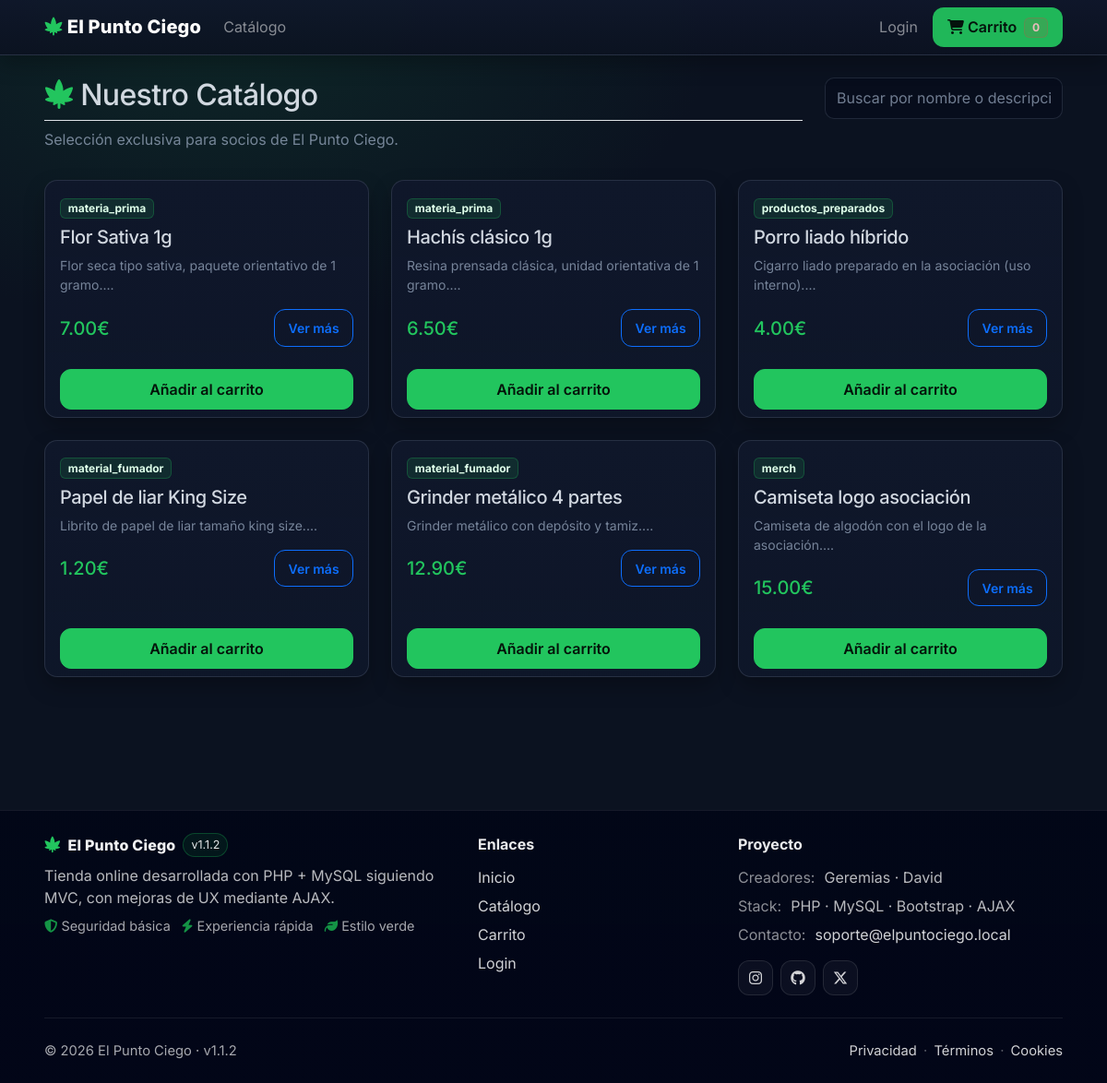
Screenshot of /index.php?c=product_list&a=index with the database file from the repository.
### tables this page shows
CREATE TABLE products (
    id INT AUTO_INCREMENT,
    category_id INT NOT NULL,
    supplier_id INT NULL,
    name VARCHAR(255) NOT NULL,
    description TEXT,
    price DECIMAL(10,2) NOT NULL,
    is_active TINYINT(1) NOT NULL DEFAULT 1,
    date_create DATETIME NOT NULL DEFAULT CURRENT_TIMESTAMP,
    last_date DATETIME NULL,
    CONSTRAINT pk_products PRIMARY KEY (id),
    CONSTRAINT fk_products_category
        FOREIGN KEY (category_id) REFERENCES categories(id)
        ON DELETE RESTRICT ON UPDATE CASCADE,
    CONSTRAINT fk_products_supplier
        FOREIGN KEY (supplier_id) REFERENCES suppliers(id)
        ON DELETE SET NULL ON UPDATE CASCADE
);

CREATE TABLE categories (
    id INT AUTO_INCREMENT,
    name VARCHAR(255) NOT NULL,
    parent_id INT NULL,
    image VARCHAR(255),
    tax_id INT NULL,
    date_create DATETIME NOT NULL DEFAULT CURRENT_TIMESTAMP,
    last_date DATETIME NULL,
    CONSTRAINT pk_categories PRIMARY KEY (id),
    CONSTRAINT fk_categories_parent
        FOREIGN KEY (parent_id) REFERENCES categories(id)
        ON DELETE SET NULL ON UPDATE CASCADE,
    CONSTRAINT fk_categories_tax
        FOREIGN KEY (tax_id) REFERENCES taxes(id)
        ON DELETE SET NULL ON UPDATE CASCADE
);

### controller/product_list_controller.php (called while the page is built, shortened)
<?php
require_once 'model/ProductModel.php';
class ProductListController {
    public function index() {
        $model = new ProductModel();
        $q = $_GET['q'] ?? '';
        $categoryId = isset($_GET['category']) ? (int)$_GET['category'] : null;
        if (($categoryId !== null && $categoryId > 0) || trim($q) !== '') {
            $products = $model->searchActive($q, $categoryId);
        } else {
            $products = $model->getAllActive();
        }
        require 'views/product_list.php';
        $viewContent = ob_get_clean();
        require 'views/layouts/main.php';
    }
}

### model/conectaDB.php (called while the page is built, shortened)
<?php
class DB {
	protected static $instance;
	public static function getInstance() {
		if(empty(self::$instance)) {
			$db_info = array(
				"db_host" => "localhost",
				"db_port" => "3306",
				"db_user" => "root",
				"db_pass" => "",
				"db_name" => "el_punto_ciego"
            );
			try {
				self::$instance = new PDO("mysql:host=".$db_info['db_host'].';port='.$db_info['db_port'].';dbname='.$db_info['db_name'], $db_info['db_user'], $db_info['db_pass']);
				self::$instance->setAttribute(PDO::ATTR_ERRMODE, PDO::ERRMODE_SILENT);
				self::$instance->query('SET NAMES utf8');
				self::$instance->query('SET CHARACTER SET utf8');
			} catch(PDOException $error) {
				echo $error->getMessage();
			}
		}
		return self::$instance;
	}
}
?>

### model/ProductModel.php (called while the page is built, shortened)
<?php
require_once 'model/conectaDB.php';
class ProductModel {
    private $db;
    public function __construct() {
        $this->db = DB::getInstance();
    }
    public function getAllActive() {
        $sql = "SELECT
                    p.*,
                    c.name AS category_name,
                    COALESCE(s.cantidad, 0) AS stock_qty,
                    t.name AS tax_name,
                    t.rate_iva AS tax_rate
                FROM products p
                INNER JOIN categories c ON p.category_id = c.id
                LEFT JOIN stock s ON s.product_id = p.id
                LEFT JOIN taxes t ON c.tax_id = t.id
                WHERE p.is_active = 1";
        $stmt = $this->db->prepare($sql);
        $stmt->execute();
        return $stmt->fetchAll(PDO::FETCH_ASSOC);
    }
}

### views/partials/product_card.php (the view)
<div class="col-md-4 mb-4">
    <div class="card h-100 shadow-sm">
        <div class="card-body">
            <span class="badge bg-info text-dark mb-2"><?php echo $product['category_name']; ?></span>
            <h5 class="card-title"><?php echo $product['name']; ?></h5>
            <p class="card-text text-muted small">
                <?php echo substr($product['description'], 0, 80) . '...'; ?>
            </p>
            <div class="d-flex justify-content-between align-items-center">
                <span class="h5 mb-0 text-success"><?php echo number_format($product['price'], 2); ?>€</span>
                <a href="index.php?c=product_show&a=index&id=<?php echo $product['id']; ?>" class="btn btn-outline-primary btn-sm">Ver más</a>
            </div>
        </div>
        <?php $outOfStock = ((int)$product['stock_qty'] <= 0); ?>
        <div class="card-footer bg-transparent border-top-0">
            <?php if ($outOfStock): ?>
                <button class="btn btn-secondary w-100" disabled>
                    Sin stock
                </button>
            <?php else: ?>
                <a href="index.php?c=cart&a=add&id=<?php echo (int)$product['id']; ?>"
                    class="btn btn-success w-100 js-add-to-cart"
                    data-product-id="<?php echo (int)$product['id']; ?>">
                    Añadir al carrito
                </a>
            <?php endif; ?>
        </div>
    </div>
</div>

### views/product_list.php (shortened to what this page needs)
<div class="row">
    <div class="col-9 mb-3">
        <h2 class="border-bottom pb-2">
        <i class="fa-solid fa-cannabis text-success"></i> Nuestro Catálogo
        </h2>
        <p class="text-muted">Selección exclusiva para socios de El Punto Ciego.</p>
    </div>
    <div class="col-3 mb-4">
        <input
            id="productSearch"
            type="text"
            class="form-control"
            placeholder="Buscar por nombre o descripción..."
            autocomplete="off"
        >
    </div>
</div>
<div id="productGrid" class="row">
    <?php require 'views/partials/product_grid.php'; ?>
</div>

### views/partials/product_grid.php
<?php if (empty($products)): ?>
    <div class="col-12">
        <div class="alert alert-warning">No hay productos disponibles en este momento.</div>
    </div>
<?php else: ?>
    <?php foreach ($products as $product): ?>
        <?php include 'views/partials/product_card.php'; ?>
    <?php endforeach; ?>
<?php endif; ?>

### index.php (shortened to what this page needs)
<?php
require_once 'model/conectaDB.php';
$controllerName = $_GET['c'] ?? 'home';
$action = $_GET['a'] ?? 'index';
$controllerFile = "controller/{$controllerName}_controller.php";
if (file_exists($controllerFile)) {
    $className = str_replace('_', '', ucwords($controllerName, '_')) . 'Controller';
    if (class_exists($className)) {
        $controller = new $className();
        if (method_exists($controller, $action)) {
            $controller->$action();
        } else {
            die("La acción $action no existe.");
        }
    } else {
        die("La clase $className no existe.");
    }
} else {
    die("El controlador $controllerName no existe.");
}

### views/layouts/main.php (shortened to what this page needs)
<!DOCTYPE html>
<html lang="es">
<head>
    <link rel="stylesheet" href="https://cdn.jsdelivr.net/npm/bootstrap@5.3.0/dist/css/bootstrap.min.css">
    <link rel="stylesheet" href="/proyecto_drogas/public/css/styles.css?v=2">
    <link rel="stylesheet"
        href="https://cdnjs.cloudflare.com/ajax/libs/font-awesome/6.5.1/css/all.min.css"
>
</head>
<body class="bg-light">
    <?php include 'views/partials/navbar.php'; ?>
    <div class="container mt-4">
        <div class="main-content">
            <?php echo $viewContent; ?>
        </div>
    </div>
    <br><br><br>
    <?php include 'views/partials/footer.php'; ?>
</body>
</html>

### views/partials/navbar.php (shortened to what this page needs)
<nav class="navbar navbar-expand-lg navbar-dark bg-dark shadow-sm">
  <div class="container">
    <a class="navbar-brand" href="index.php"><i class="fa-solid fa-cannabis text-success"></i> El Punto Ciego</a>
    <div class="collapse navbar-collapse" id="navbarNav">
      <ul class="navbar-nav me-auto">
        <?php $isLogged = isset($_SESSION['user_id']); ?>
        <?php $isAdmin  = $isLogged && (($_SESSION['user_role'] ?? '') === 'admin'); ?>
        <?php if ($isAdmin): ?>
          <li class="nav-item">
            <a class="nav-link text-warning fw-bold" href="index.php">Panel Admin</a>
          </li>
          <li class="nav-item"><a class="nav-link" href="index.php?c=user&a=index">Usuarios</a></li>
          <li class="nav-item"><a class="nav-link" href="index.php?c=admin_product&a=index">Productos</a></li>
          <li class="nav-item"><a class="nav-link" href="index.php?c=admin_category&a=index">Categorías</a></li>
          <li class="nav-item"><a class="nav-link" href="index.php?c=admin_pack&a=index">Packs</a></li>
          <li class="nav-item"><a class="nav-link" href="index.php?c=stock&a=index">Stock</a></li>
          <li class="nav-item"><a class="nav-link" href="index.php?c=admin_analytics&a=index">Análisis</a></li>
          <li class="nav-item">
            <a class="nav-link text-info" href="index.php?c=product_list&a=index">Ver tienda</a>
          </li>
        <?php else: ?>
          <li class="nav-item"><a class="nav-link" href="index.php?c=product_list&a=index">Catálogo</a></li>
        <?php endif; ?>
      </ul>
      <ul class="navbar-nav ms-auto align-items-center">
        <?php if ($isLogged): ?>
          <li class="nav-item">
            <a class="nav-link text-light me-2" href="index.php?c=user&a=profile">
              Hola, <strong><?php echo htmlspecialchars($_SESSION['user_name'] ?? ''); ?></strong>
            </a>
          </li>
          <?php if (!$isAdmin): ?>
            <li class="nav-item">
              <a class="nav-link" href="index.php?c=order&a=my">Mis pedidos</a>
            </li>
          <?php endif; ?>
          <li class="nav-item border-end pe-2 me-2">
            <a class="nav-link btn btn-outline-secondary btn-sm text-white border-0"
               href="index.php?c=auth&a=logout">
              Cerrar Sesión
            </a>
          </li>
        <?php else: ?>
          <li class="nav-item">
            <a class="nav-link" href="index.php?c=auth&a=index&mode=login">Login</a>
          </li>
        <?php endif; ?>
        <?php if (!$isAdmin): ?>
          <li class="nav-item">
            <a class="nav-link btn btn-success btn-sm text-white ms-lg-2 px-3" href="index.php?c=cart&a=index">
              <i class="fa-solid fa-cart-shopping"></i> Carrito
              <span class="badge bg-danger ms-1">
                <?php echo isset($_SESSION['cart']) ? array_sum($_SESSION['cart']) : 0; ?>
              </span>
            </a>
          </li>
        <?php endif; ?>
      </ul>
    </div>
  </div>
</nav>

### views/partials/footer.php
<?php
  $appName = 'El Punto Ciego';
  $appVersion = 'v1.1.2';
  $year = date('Y');
  $creators = [
    'Geremias',
    'David'
  ];
?>
<footer class="pc-footer mt-5">
  <div class="container py-4">
    <div class="row g-4 align-items-start">
      <div class="col-md-5">
        <div class="d-flex align-items-center gap-2 mb-2">
          <span class="pc-footer-logo"><i class="fa-solid fa-cannabis text-success"></i></span>
          <span class="pc-footer-title"><?php echo htmlspecialchars($appName); ?></span>
          <span class="pc-footer-badge"><?php echo htmlspecialchars($appVersion); ?></span>
        </div>
        <p class="pc-footer-text mb-2">
          Tienda online desarrollada con PHP + MySQL siguiendo MVC, con mejoras de UX mediante AJAX.
        </p>
        <div class="pc-footer-mini">
          <span class="me-2"><i class="fa-solid fa-shield-halved"></i> Seguridad básica</span>
          <span class="me-2"><i class="fa-solid fa-bolt"></i> Experiencia rápida</span>
          <span><i class="fa-solid fa-leaf"></i> Estilo verde</span>
        </div>
      </div>
      <div class="col-6 col-md-3">
        <div class="pc-footer-head">Enlaces</div>
        <ul class="pc-footer-list">
          <li><a href="index.php?c=home&a=index">Inicio</a></li>
          <li><a href="index.php?c=product_list&a=index">Catálogo</a></li>
          <li><a href="index.php?c=cart&a=index">Carrito</a></li>
          <li><a href="index.php?c=auth&a=index&mode=login">Login</a></li>
        </ul>
      </div>
      <div class="col-6 col-md-4">
        <div class="pc-footer-head">Proyecto</div>
        <ul class="pc-footer-list">
          <li>
            <span class="pc-footer-label">Creadores:</span>
            <span><?php echo htmlspecialchars(implode(' · ', $creators)); ?></span>
          </li>
          <li>
            <span class="pc-footer-label">Stack:</span>
            <span>PHP · MySQL · Bootstrap · AJAX</span>
          </li>
          <li>
            <span class="pc-footer-label">Contacto:</span>
            <a href="mailto:soporte@elpuntociego.local">soporte@elpuntociego.local</a>
          </li>
        </ul>
        <div class="pc-footer-social mt-3">
          <a class="pc-icon-btn" href="#" title="Instagram" aria-label="Instagram">
            <i class="fa-brands fa-instagram"></i>
          </a>
          <a class="pc-icon-btn" href="#" title="GitHub" aria-label="GitHub">
            <i class="fa-brands fa-github"></i>
          </a>
          <a class="pc-icon-btn" href="#" title="X" aria-label="X">
            <i class="fa-brands fa-x-twitter"></i>
          </a>
        </div>
      </div>
    </div>
    <hr class="pc-footer-hr my-4">
    <div class="d-flex flex-column flex-md-row justify-content-between align-items-center gap-2">
      <div class="pc-footer-copy">
        © <?php echo (int)$year; ?> <?php echo htmlspecialchars($appName); ?> · <?php echo htmlspecialchars($appVersion); ?>
      </div>
      <div class="pc-footer-legal">
        <a href="#">Privacidad</a>
        <span class="pc-footer-dot">·</span>
        <a href="#">Términos</a>
        <span class="pc-footer-dot">·</span>
        <a href="#">Cookies</a>
      </div>
    </div>
  </div>
</footer>

### rows the page displays
products: category.name "materia_prima", name "Flor Sativa 1g", description "Flor seca tipo sativa, paquete orientativo de 1 gramo.", price "7.00"
products: category.name "materia_prima", name "Hachís clásico 1g", description "Resina prensada clásica, unidad orientativa de 1 gramo.", price "6.50"
products: category.name "productos_preparados", name "Porro liado híbrido", description "Cigarro liado preparado en la asociación (uso interno).", price "4.00"
products: category.name "material_fumador", name "Papel de liar King Size", description "Librito de papel de liar tamaño king size.", price "1.20"
products: category.name "material_fumador", name "Grinder metálico 4 partes", description "Grinder metálico con depósito y tamiz.", price "12.90"
products: category.name "merch", name "Camiseta logo asociación", description "Camiseta de algodón con el logo de la asociación.", price "15.00"

### other values shown
$appName "El Punto Ciego"
$appVersion "v1.1.2"
implode(' · ', $creators) "Geremias · David"
